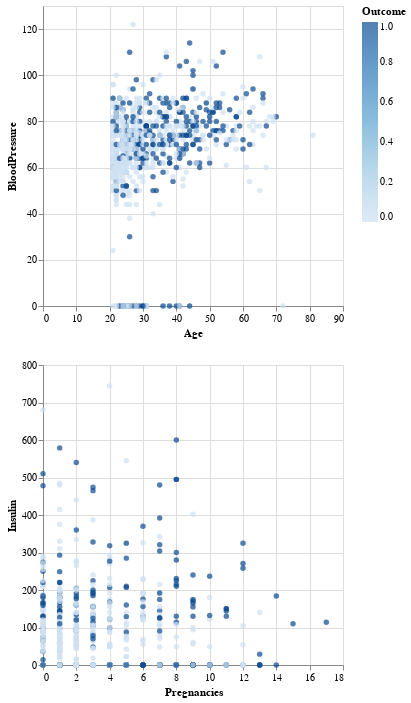

The notebook cell saved with this chart:
### Markdown cell above
Наблюдаем ситуацию сильного дисбаланса классов в данных. С долей 66.0% участников, не болеющих диабетом (класс "0"), и 34.0% участников, у которых есть диабет. (класс "1"), ясно, что данный набор данных имеет низкое представительство одного из классов по сравнению с другим.

### Code cell
sel = alt.selection_single(fields=["Outcome"])
c1= alt.Chart(df).mark_circle().encode(
    x="Age",
    y="BloodPressure",
    color=alt.Color('Outcome')
)
c2= alt.Chart(df).mark_circle().encode(
    x="Pregnancies",
    y="Insulin",
    color=alt.Color('Outcome')
)
c1&c2

### Figure 1 — Vega-Lite specification as saved in the notebook (floating-point values rounded to 4 significant figures; data arrays with more than 128 entries replaced by an {"elided": "..."} marker saying what was removed)
{"config": {"view": {"continuousWidth": 300, "continuousHeight": 300}}, "vconcat": [{"mark": {"type": "circle"}, "encoding": {"color": {"field": "Outcome", "type": "quantitative"}, "x": {"field": "Age", "type": "quantitative"}, "y": {"field": "BloodPressure", "type": "quantitative"}}}, {"mark": {"type": "circle"}, "encoding": {"color": {"field": "Outcome", "type": "quantitative"}, "x": {"field": "Pregnancies", "type": "quantitative"}, "y": {"field": "Insulin", "type": "quantitative"}}}], "data": {"name": "data-589266da43b5ef78b9f4e09b457ab6f6"}, "$schema": "https://vega.github.io/schema/vega-lite/v5.8.0.json", "datasets": {"data-589266da43b5ef78b9f4e09b457ab6f6": {"elided": "744 records"}}}
